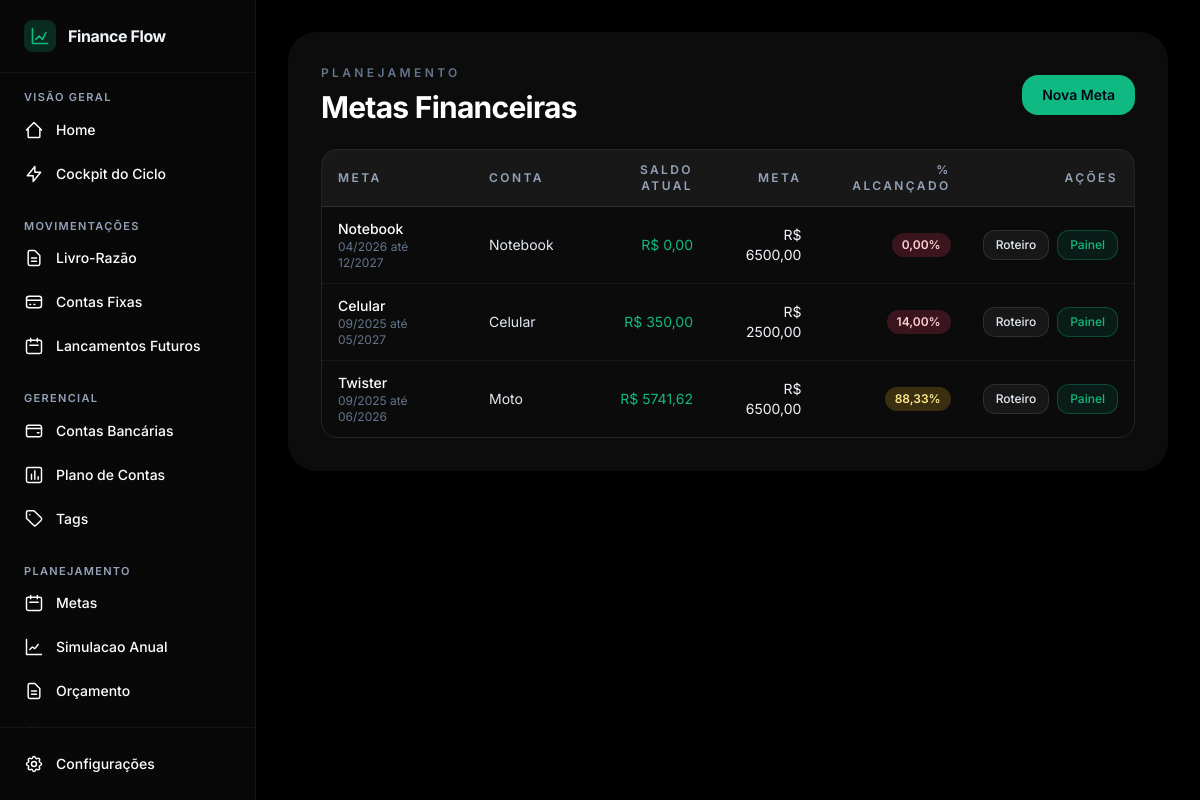
The page /metas/ on the database its author committed.
### apps/investimentos/models.py (models this page shows, shortened)
class MetaFinanceira(ModeloBase):
    class Status(models.TextChoices):
        RASCUNHO = 'Rascunho', 'Rascunho'
        ATIVA = 'Ativa', 'Ativa'
        CONCLUIDA = 'Concluida', 'Concluída'
        CANCELADA = 'Cancelada', 'Cancelada'
    nome = models.CharField(max_length=180)
    conta_bancaria = models.ForeignKey(
        'contas.ContaBancaria',
        on_delete=models.CASCADE,
        related_name='metas_financeiras',
    )
    valor_alvo = models.DecimalField(max_digits=12, decimal_places=2)
    data_inicio = models.DateField()
    data_fim = models.DateField()
    status = models.CharField(max_length=10, choices=Status.choices, default=Status.ATIVA)
    class Meta:
        verbose_name = 'Meta Financeira'
        verbose_name_plural = 'Metas Financeiras'
        ordering = ['-created_at']

### apps/contas/models.py (models this page shows, shortened)
class ContaBancaria(ModeloBase):
    class Tipo(models.TextChoices):
        CONTA_CORRENTE = 'ContaCorrente', 'Conta Corrente'
        POUPANCA = 'Poupanca', 'Poupança'
        CARTEIRA = 'Carteira', 'Carteira'
        CORRETORA = 'Corretora', 'Corretora'
        CARTAO_CREDITO = 'CartaoCredito', 'Cartão de Crédito'
    nome = models.CharField(max_length=150)
    tipo = models.CharField(max_length=15, choices=Tipo.choices)
    saldo_inicial = models.DecimalField(max_digits=12, decimal_places=2, default=0)
    limite_credito = models.DecimalField(max_digits=12, decimal_places=2, null=True, blank=True)
    dia_vencimento = models.PositiveSmallIntegerField(null=True, blank=True)
    dia_fechamento = models.PositiveSmallIntegerField(null=True, blank=True)
    class Meta:
        verbose_name = 'Conta Bancária'
        verbose_name_plural = 'Contas Bancárias'

### apps/investimentos/views.py (the view)
# urls.py: path('metas/', views.lista_metas, name='lista_metas'),
@require_http_methods(["GET"])
def lista_metas(request):
	metas = list(MetaFinanceira.objects.select_related('conta_bancaria').order_by('-created_at'))
	conta_ids = [m.conta_bancaria_id for m in metas]
	saldo_movimentos_map = _saldo_atual_por_contas(conta_ids)
	for meta in metas:
		saldo_mov = saldo_movimentos_map.get(meta.conta_bancaria_id, Decimal('0.00'))
		saldo_atual = (meta.conta_bancaria.saldo_inicial + saldo_mov).quantize(Decimal('0.01'))
		meta.saldo_atual = saldo_atual
		realizado_total = sum(_realizado_mensal_meta(meta).values(), Decimal('0.00')).quantize(Decimal('0.01'))
		percentual = Decimal('0.00')
		if meta.valor_alvo and meta.valor_alvo > 0:
			percentual = ((realizado_total / meta.valor_alvo) * Decimal('100')).quantize(Decimal('0.01'))
		meta.realizado_total = realizado_total
		meta.percentual_alcancado = percentual
	context = {
		'metas': metas,
	}
	return render(request, 'investimentos/metas/lista.html', context)

### apps/investimentos/views.py (called while the page is built)
def _realizado_mensal_meta(meta):
	base = (
		Movimentacao.objects.filter(
			conta_bancaria_id=meta.conta_bancaria_id,
			tipo__in=[TipoTransacao.TRANSFERENCIA_ENTRADA, TipoTransacao.RECEITA],
			status__in=STATUS_CONSOLIDADO,
		)
		.annotate(data_referencia=Coalesce('data_pagamento', 'data_vencimento'))
		.filter(data_referencia__range=(meta.data_inicio, meta.data_fim))
		.annotate(ano=ExtractYear('data_referencia'), mes=ExtractMonth('data_referencia'))
		.values('ano', 'mes')
		.annotate(total=Coalesce(Sum('valor'), Value(Decimal('0.00'))))
	)
	resultado = {}
	for item in base:
		competencia = date(item['ano'], item['mes'], 1)
		resultado[competencia] = item['total'].quantize(Decimal('0.01'))
	return resultado

### templates/investimentos/metas/lista.html (shortened to what this page needs)
{% extends "layouts/base.html" %}
{% block content %}
<div class="mx-auto max-w-7xl">
  <section class="glass-panel rounded-[28px] p-8 shadow-2xl shadow-black/10">
    <div class="mb-6 flex flex-wrap items-center justify-between gap-4">
      <div>
        <p class="text-xs font-semibold uppercase tracking-[0.28em] text-slate-500">Planejamento</p>
        <h1 class="mt-2 text-3xl font-bold tracking-tight text-white">Metas Financeiras</h1>
      </div>
      <a href="{% url 'investimentos:nova_meta' %}" class="inline-flex items-center rounded-2xl bg-neonprimary px-5 py-2.5 text-sm font-semibold text-slate-950 transition hover:brightness-110">Nova Meta</a>
    </div>
    <div class="overflow-x-auto rounded-2xl border border-white/10">
      <table class="min-w-full divide-y divide-white/10">
        <thead class="bg-white/5">
          <tr>
            <th class="px-4 py-3 text-left text-xs font-semibold uppercase tracking-[0.2em] text-slate-400">Meta</th>
            <th class="px-4 py-3 text-left text-xs font-semibold uppercase tracking-[0.2em] text-slate-400">Conta</th>
            <th class="px-4 py-3 text-right text-xs font-semibold uppercase tracking-[0.2em] text-slate-400">Saldo Atual</th>
            <th class="px-4 py-3 text-right text-xs font-semibold uppercase tracking-[0.2em] text-slate-400">Meta</th>
            <th class="px-4 py-3 text-right text-xs font-semibold uppercase tracking-[0.2em] text-slate-400">% Alcançado</th>
            <th class="px-4 py-3 text-right text-xs font-semibold uppercase tracking-[0.2em] text-slate-400">Ações</th>
          </tr>
        </thead>
        <tbody class="divide-y divide-white/5 bg-black/10">
          {% for meta in metas %}
            <tr class="transition hover:bg-white/5">
              <td class="px-4 py-3 text-sm text-white">
                <p class="font-medium">{{ meta.nome }}</p>
                <p class="text-xs text-slate-500">{{ meta.data_inicio|date:"m/Y" }} até {{ meta.data_fim|date:"m/Y" }}</p>
              </td>
              <td class="px-4 py-3 text-sm text-slate-200">{{ meta.conta_bancaria.nome }}</td>
              <td class="px-4 py-3 text-right text-sm {% if meta.saldo_atual >= 0 %}text-neonprimary{% else %}text-neondanger{% endif %}">R$ {{ meta.saldo_atual|floatformat:2 }}</td>
              <td class="px-4 py-3 text-right text-sm text-slate-100">R$ {{ meta.valor_alvo|floatformat:2 }}</td>
              <td class="px-4 py-3 text-right text-sm">
                <span class="inline-flex rounded-full px-2.5 py-1 text-xs font-semibold {% if meta.percentual_alcancado >= 100 %}bg-neonprimary/20 text-neonprimary{% elif meta.percentual_alcancado >= 70 %}bg-amber-400/20 text-amber-200{% else %}bg-rose-500/20 text-rose-200{% endif %}">{{ meta.percentual_alcancado|floatformat:2 }}%</span>
              </td>
              <td class="px-4 py-3 text-right text-sm">
                <div class="inline-flex items-center gap-2">
                  <a href="{% url 'investimentos:roteiro_meta' meta.id %}" class="inline-flex rounded-xl border border-white/10 bg-white/5 px-3 py-1.5 text-xs font-medium text-slate-200 transition hover:bg-white/10">Roteiro</a>
                  <a href="{% url 'investimentos:painel_meta' meta.id %}" class="inline-flex rounded-xl border border-neonprimary/30 bg-neonprimary/10 px-3 py-1.5 text-xs font-medium text-neonprimary transition hover:brightness-110">Painel</a>
                </div>
              </td>
            </tr>
          {% empty %}
            <tr>
              <td colspan="6" class="px-4 py-10 text-center text-sm text-slate-400">Nenhuma meta cadastrada até o momento.</td>
            </tr>
          {% endfor %}
        </tbody>
      </table>
    </div>
  </section>
</div>
{% endblock %}

### templates/layouts/base.html (style rules this page uses)
body { background-color: #0f0f0f; color: #F8FAFC; -webkit-font-smoothing: antialiased; }
.glass-panel { background: rgba(18, 18, 19, 0.7); backdrop-filter: blur(12px); border: 1px solid rgba(15, 14, 14, 0.05); }

### rows shown on the page
MetaFinanceira: nome "Notebook", data_inicio "04/2026", data_fim "12/2027", conta_bancaria.nome "Notebook", saldo_atual "0,00", valor_alvo "6500,00", percentual_alcancado "0,00"
MetaFinanceira: nome "Celular", data_inicio "09/2025", data_fim "05/2027", conta_bancaria.nome "Celular", saldo_atual "350,00", valor_alvo "2500,00", percentual_alcancado "14,00"
MetaFinanceira: nome "Twister", data_inicio "09/2025", data_fim "06/2026", conta_bancaria.nome "Moto", saldo_atual "5741,62", valor_alvo "6500,00", percentual_alcancado "88,33"
